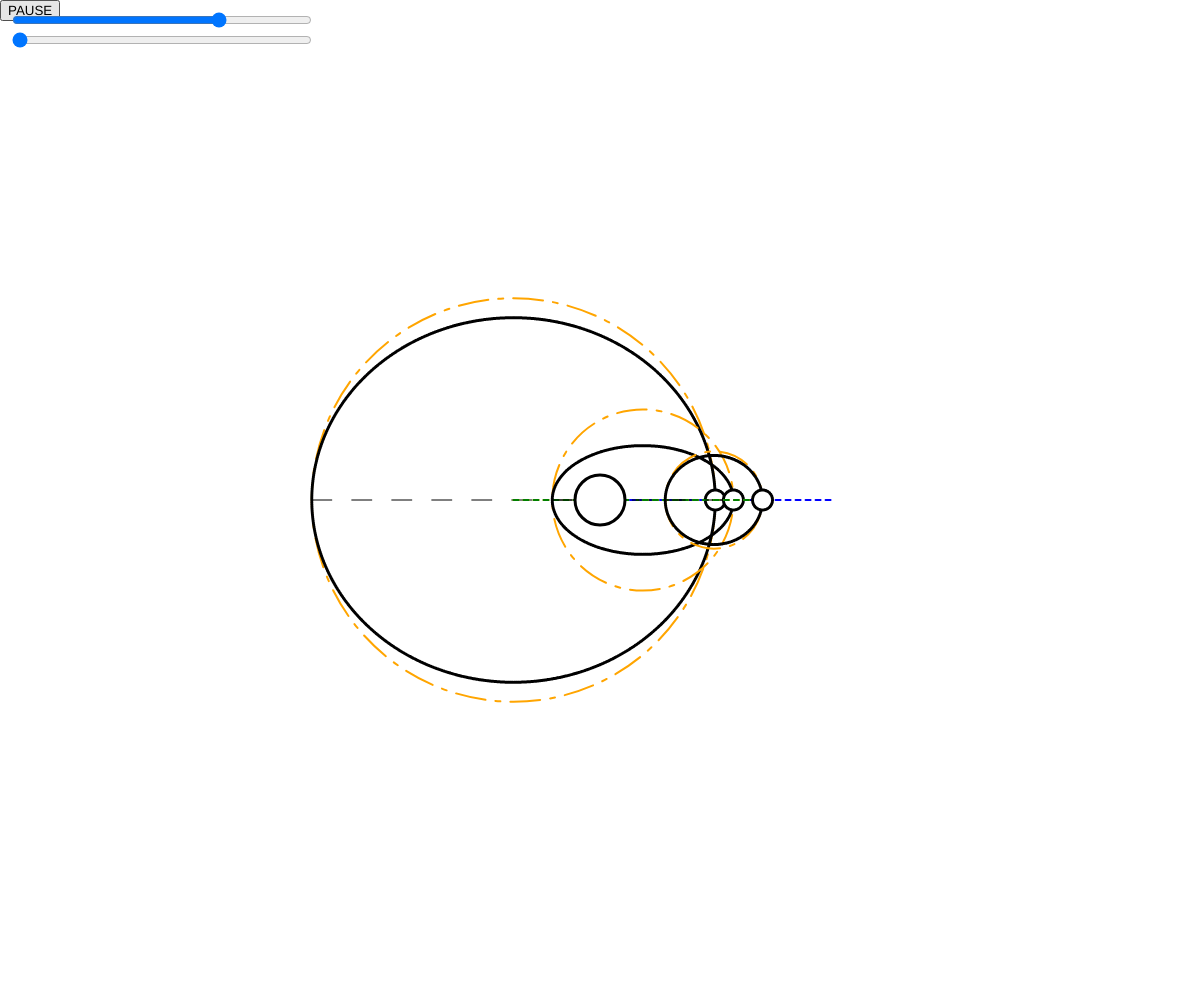
Frame 1 (no input)
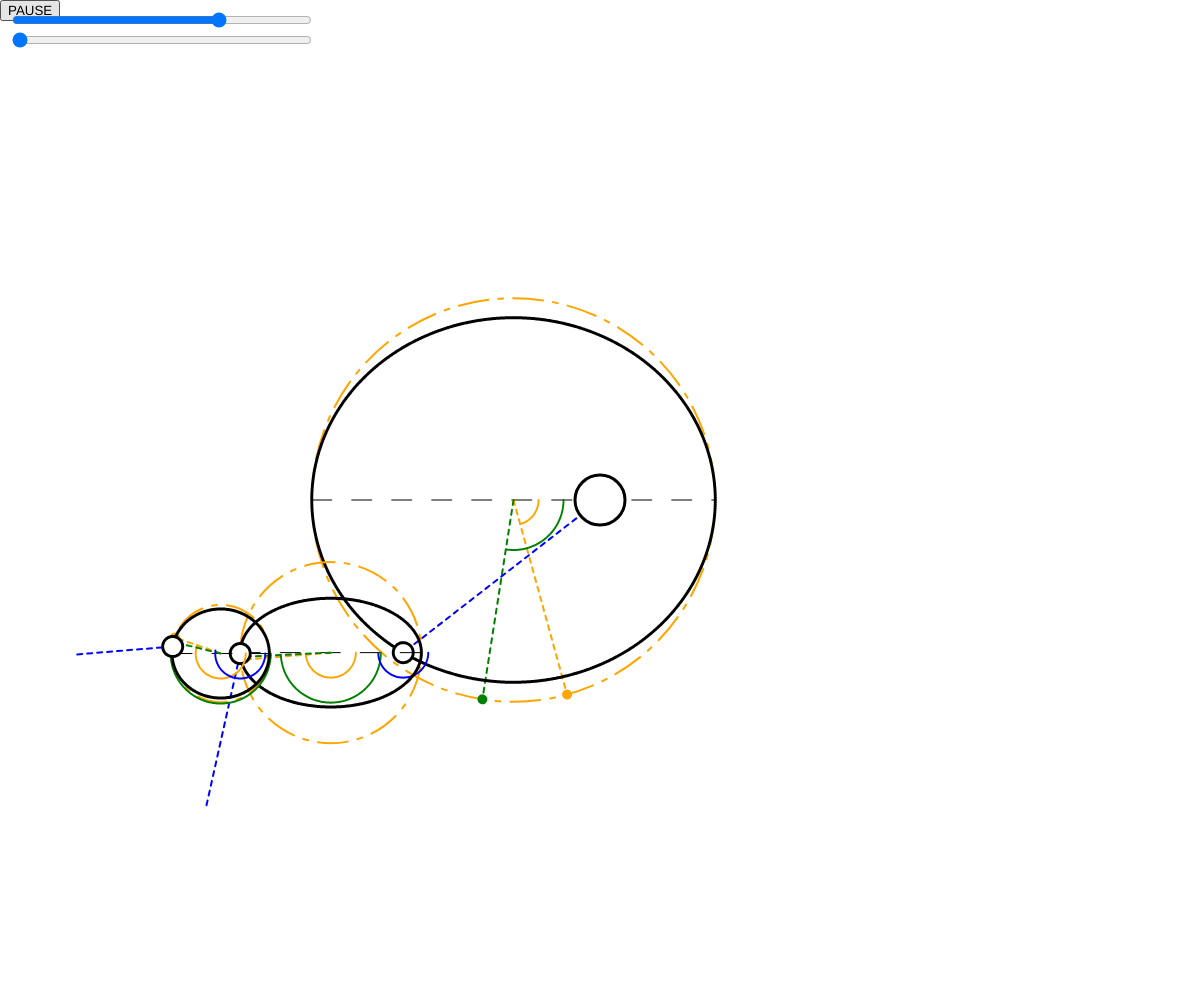
Frame 60 (no input)
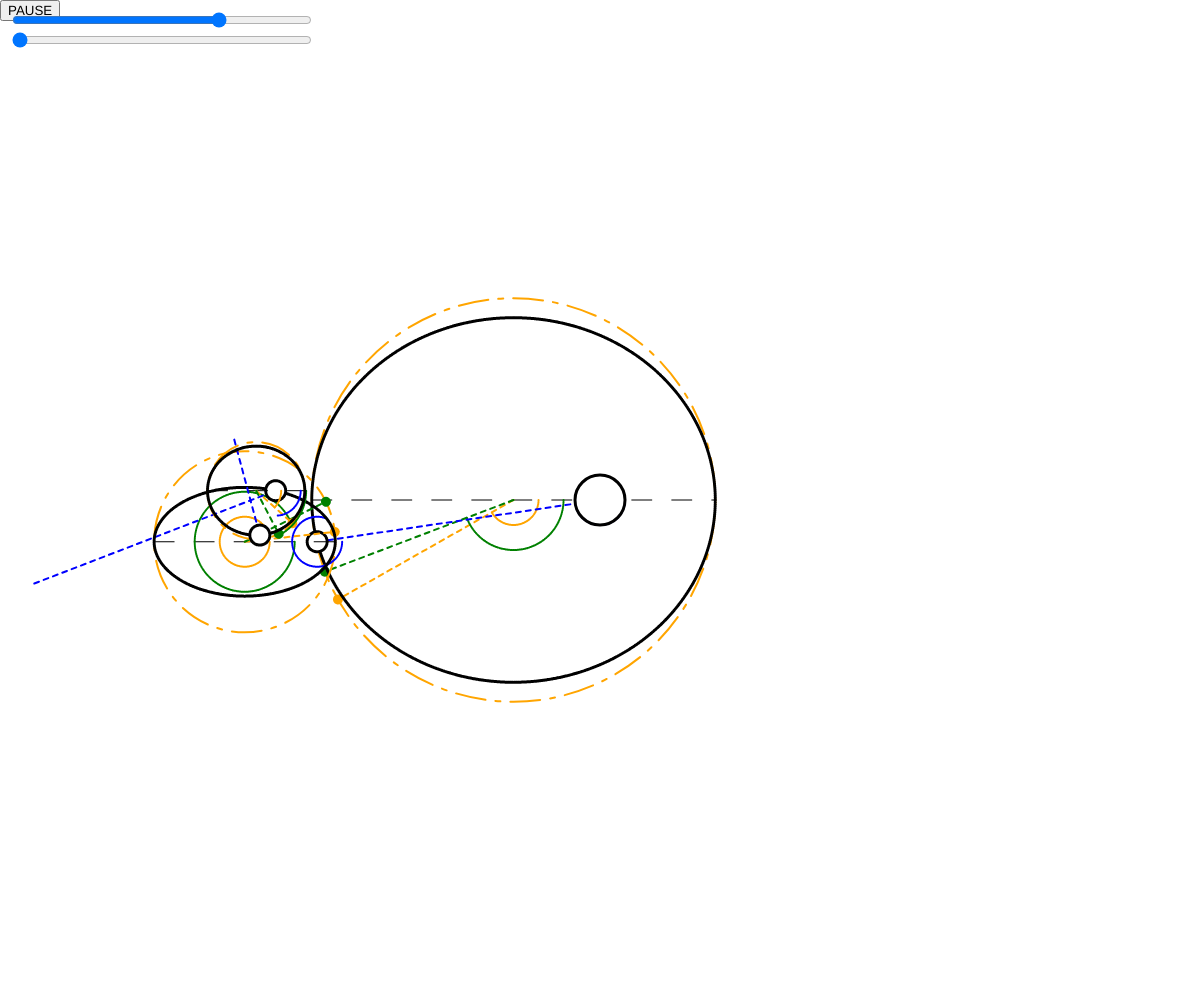
Frame 120 (the mouse pressed at the canvas centre since frame 60)

The p5.js sketch that drew these frames (run headless with seeded random() and noise() and a simulated clock; from frame 60 on, the mouse is pressed at the canvas centre):

// p5.js sketch
// ── sketch.js
var global_time_counter = 0

let bodies = []

let btn_pause
let sldr_speed

class Universe {
  constructor() {
    this.time = 0
    this.tick_speed = 60
    this.is_paused = false
  }

  update() {
    if (!this.is_paused) {
      this.time += this.tick_speed
    }
  }

  toggle_pause() {
    this.is_paused = !this.is_paused
  }
}

class AstroBody {

  constructor(mass = 1, orbital_focus = null, G = 1, debug_color="white") {
    if (!(this instanceof AstroBody)) {
      throw new Error("AstroBody needs to be called with the new keyword");
    }

    this.G = G
    this.mass = mass
    this.orbital_focus = orbital_focus
    this.time_since_periapsis = 0
    this.debug_color = debug_color
  }

  // TODO why wont this work?
  // set orbital_focus(orbital_focus) {
  //   if (orbital_focus !== null && (orbital_focus instanceof AstroBody) === false) {
  //     console.warn("Orbital focus must be an AstroBOdy")
  //     orbital_focus = null
  //   }
  //   this._orbital_focus = orbital_focus
  // }
  // get orbital_focus() {
  //   return this._orbital_focus
  // }

  get gravitational_parameter() {
    return this.G * this.orbital_focus.mass
  }

  get period() {
    return TWO_PI * sqrt( (this.semi_major_axis ** 3) / this.gravitational_parameter)
  }

  // TODO: is this legal ?
  // get eccentric_anomaly() {
  //   return this.eccentric_anomaly()
  // }
  eccentric_anomaly(n=10) {
    let M = this.mean_anomaly
    let E = M
    for ( let k = 0; k < n; k++) {
      E = M + this.eccentricity * sin(E)
    }
    return E
  }
  
  get mean_anomaly() {
    let t = this.time_since_periapsis
    return ((t / this.period) * TWO_PI) % TWO_PI
  }
  
  get true_anomaly() {
    // https://orbital-mechanics.space/time-since-periapsis-and-keplers-equation/elliptical-orbits.html#equation-time-since-periapsis-and-keplers-equation-elliptical-orbits-2
    let E = this.eccentric_anomaly()
    let e = this.eccentricity

    if (E > PI) {
      return TWO_PI - acos((e - cos(E)) / (e * cos(E) - 1))
    } else {
      return acos((e - cos(E)) / (e * cos(E) - 1))
    }
  }

  /**
   * pos - p5 vector
   * 
   * ecc - float, 0 to 1
   * 
   * sma - positive real
   * 
   * ta  - radians
   */
  set_deprecated(pos, ecc, sma, ta) {
    this.semi_major_axis = sma
    this.eccentricity = ecc
    // this.true_anomoly = ta
    this.elliptic_center = pos.sub(createVector(this.eccentricity * this.semi_major_axis, 0))
    this.semi_minor_axis = this.semi_major_axis * sqrt(1-(this.eccentricity ** 2))
  }
  
  get position() {
    if (this.orbital_focus === null) {
      return createVector(0, 0)
    }
    // let r = this.eccentric_anomaly()
    let r = this.true_anomaly
    let x = this.semi_major_axis * cos(r)
    let y = this.semi_minor_axis * sin(r)
    return createVector(this.elliptic_center.x + x, this.elliptic_center.y + y)
  }

  /** 
   * h
   * 
   * e
   * 
   * i
   * 
   * o
   * 
   * w
   * 
   * v
   */
  set_orbital_elements(h, e, i, o, w, v) {
    this.h = h
    this.e = e
    this.i = i
    this.o = o
    this.w = w
    this.v = v
  }

  /**
   * r
   * 
   * v
   * 
   * t
   */
  set_state_vector(r, v, t) {
    this.r = r
    this.v = v
    this.time_since_periapsis = t
  }
   
}


/////////////////////////////////////

let universe

function setup() {
  createCanvas(windowWidth, windowHeight);

  universe = new Universe()

  btn_pause = createButton('PAUSE')
  btn_pause.position(0, 0);
  btn_pause.mousePressed(() => {universe.toggle_pause()});

  sldr_speed = createSlider(-50, 50, 20)
  sldr_speed.position(10, 10);
  sldr_speed.style('width', '300px');

  sldr_history = createSlider(0, 0, 0)
  sldr_history.position(10, 30);
  sldr_history.style('width', '300px');

  console.log(sldr_speed)

  let sun = new AstroBody()
  sun.mass = 10

  let bowie = new AstroBody(5)
  bowie.orbital_focus = sun
  bowie.set_deprecated(createVector(0,0), random(0, 0.6), random(width/8, width/3), radians(0))
  
  let rocket_man = new AstroBody()
  rocket_man.orbital_focus = bowie
  // rocket_man.orbital_focus = sun
  rocket_man.set_deprecated(createVector(0,0), random(0.5, 0.9), random(width/16, width/10), radians(0))
  

  let a = new AstroBody()
  a.orbital_focus = rocket_man
  a.set_deprecated(createVector(0,0), random(0, 0.5), random(width/32, width/16), radians(0))

  bodies.push(sun)
  bodies.push(bowie)
  bodies.push(rocket_man)
  bodies.push(a)

}

function draw_body_orbit(body) {
  noFill()
  strokeWeight(3)
  stroke("black")
  ellipse(body.elliptic_center.x, body.elliptic_center.y, body.semi_major_axis*2, body.semi_minor_axis*2)
}


function draw_stellar_body() {
  // noStroke()
  // fill("red")
  stroke("black")
  strokeWeight(3)
  fill("white")
  circle(0, 0, 50)
}

function draw_body(body) {
  strokeWeight(3)
  stroke("black")
  fill(body.debug_color)
  circle(body.position.x, body.position.y, 20)
}



function translate_to_orbital_focus(body) {
  if (body.orbital_focus !== null) {
    translate_to_orbital_focus(body.orbital_focus)
    translate(body.orbital_focus.position.x, body.orbital_focus.position.y)
  }
}


function draw() {
  translate(windowWidth/2, windowHeight/2)
  background("white");  
  
  bodies.forEach(body => {
    body.time_since_periapsis = universe.time
  })
  
  bodies.forEach(body => {
    if (body.orbital_focus !== null) {
      
      push()
      translate_to_orbital_focus(body)
      
      draw_apsis_scribes(body)
      draw_mean_anomaly_scribes(body)
      draw_eccentric_anomaly_scribes(body)
      draw_true_anomaly_scribes(body)
      
      draw_body_orbit(body)
      draw_body(body)
      pop()
    }
  })

  
  bodies.forEach(body => {
    if (body.orbital_focus === null) {
      draw_stellar_body()
    }
  })
  

  
  universe.tick_speed = sldr_speed.value()
  universe.update()
  // global_time_counter = (global_time_counter + 60)
  
}




//////////////////////////////

var LINE_DASH_NONE = [1]
var LINE_DASH_00 = [5, 5]
var LINE_DASH_01 = [10, 10]
var LINE_DASH_02 = [5, 10, 30, 10]

function setLineDash(list) {
  drawingContext.setLineDash(list);
}














//////////////////////////




function draw_apsis_scribes(body) {
  // if (body.orbital_focus !== null) {
  //   translate(body.orbital_focus.position.x, body.orbital_focus.position.y)
  // }
  noFill()
  strokeWeight(1)
  stroke("black")
  setLineDash([20, 20])
  line(
    body.elliptic_center.x - body.semi_major_axis, body.elliptic_center.y,
    body.elliptic_center.x + body.semi_major_axis, body.elliptic_center.y,
    )
  setLineDash(LINE_DASH_NONE)
}

function draw_true_anomaly_scribes(body) {
  noFill()
  strokeWeight(2)
  stroke("blue")

  push()
  setLineDash(LINE_DASH_00)
  line(
    body.orbital_focus.position.x, body.orbital_focus.position.y,
    body.position.x, body.position.y
    )
  setLineDash(LINE_DASH_NONE)

  arc(0, 0, 50, 50, 0, body.true_anomaly); // TODO: hmmm
  pop()
  // noStroke()
  // fill(color('hsba(160, 100%, 50%, 0.5)'))
  // text('true anomaly (v)', 96, 32)
  // text('v = ' + body.true_anomaly, 32, 64)

}

function draw_mean_anomaly_scribes(body) {

  noFill()
  strokeWeight(2)
  stroke("orange")
  
  setLineDash(LINE_DASH_02)
  circle(body.elliptic_center.x, body.elliptic_center.y, body.semi_major_axis*2)
  setLineDash(LINE_DASH_NONE)

  setLineDash(LINE_DASH_00)  
  push()
  translate(body.elliptic_center.x, body.elliptic_center.y)
  rotate(body.mean_anomaly)
  line( 0, 0, body.semi_major_axis, 0 )
  strokeWeight(10)
  point(body.semi_major_axis, 0)
  pop()
  setLineDash(LINE_DASH_NONE)
  
  // strokeWeight(2)
  arc(body.elliptic_center.x, body.elliptic_center.y, 50, 50, 0, body.mean_anomaly); // TODO: hmmm
}

function draw_eccentric_anomaly_scribes(body) {
  noFill()
  strokeWeight(2)
  stroke("green")
  
  
  setLineDash(LINE_DASH_00)
  push()
  translate(body.elliptic_center.x, body.elliptic_center.y)
  rotate(body.eccentric_anomaly())
  line( 0, 0, body.semi_major_axis, 0 )

  strokeWeight(10)
  point(body.semi_major_axis, 0)
  pop()

  setLineDash(LINE_DASH_NONE)

  arc(body.elliptic_center.x, body.elliptic_center.y, 100, 100, 0, body.eccentric_anomaly()); // TODO: hmmm

  // noStroke()
  // fill("orange")
  // text('eccentric anomaly (E)', body.elliptic_center.x+64, body.elliptic_center.y+40)
}
